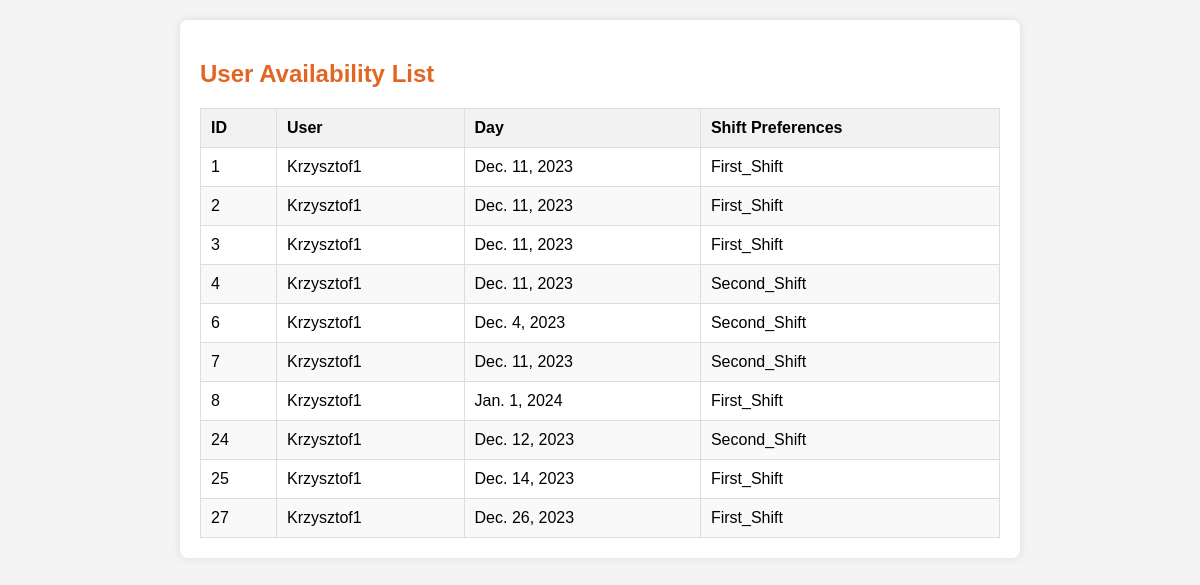
The page /availability_list (signed in) on the database as committed earlier.
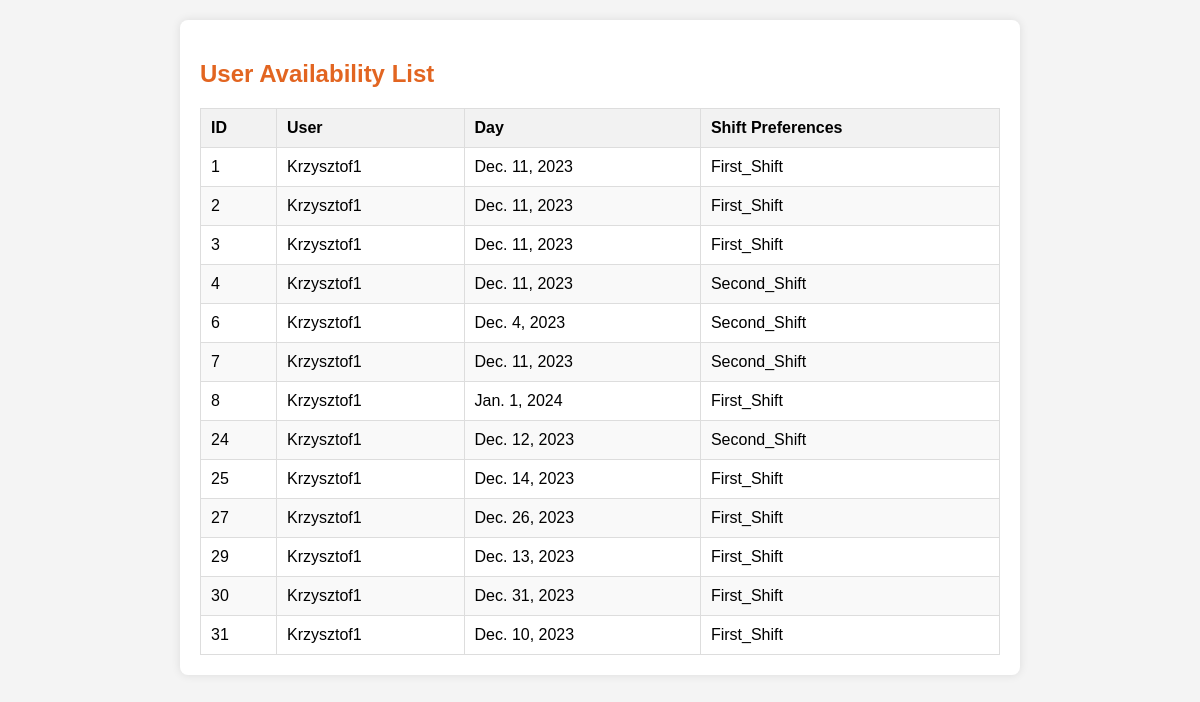
The same page on the database as committed later.
### viewer/models.py (models this page shows, shortened)
class UserAvailability(models.Model):
    objects = None
    user_availability_id = models.AutoField(primary_key=True)
    user_id = models.ForeignKey(User, on_delete=models.CASCADE)  # Upewnij się, że to pole istnieje
    day = models.DateField(blank=True)
    shift_preferences = models.CharField(max_length=20, choices=SHIFT_CHOICES)

### viewer/views.py (the view)
# urls.py: path('availability_list', views.availability_list, name='availability_list'),
def availability_list(request):
    if request.user.is_staff:
        user_availabilities = UserAvailability.objects.all()
    else:
        user_availabilities = UserAvailability.objects.filter(user_id=request.user)
    context = {
        'user_availabilities': user_availabilities,
    }
    return render(request, 'schedule/availability_list.html', context)

### viewer/templates/schedule/availability_list.html (shortened to what this page needs)
<!DOCTYPE html>
<html lang="en">
<head>
</head>
<body>
<div class="container">
    <h2>User Availability List</h2>
    {% if user_availabilities %}
        <table class="availability-table">
            <thead>
                <tr>
                    <th onclick="sortTable(0)">ID</th>
                    <th onclick="sortTable(1)">User</th>
                    <th onclick="sortTable(2)">Day</th>
                    <th onclick="sortTable(3)">Shift Preferences</th>
                </tr>
            </thead>
            <tbody>
                {% for availability in user_availabilities %}
                    <tr>
                        <td>{{ availability.user_availability_id }}</td>
                        <td>{{ availability.user_id.username }}</td>
                        <td>{{ availability.day }}</td>
                        <td>{{ availability.shift_preferences }}</td>
                    </tr>
                {% endfor %}
            </tbody>
        </table>
    {% else %}
        <p>No availabilities found.</p>
    {% endif %}
</div>
</body>
</html>

Rows that differ between the two databases and show on the page:
added UserAvailability: user_availability_id "29", user_id.username "Krzysztof1", day "Dec. 13, 2023", shift_preferences "First_Shift"
added UserAvailability: user_availability_id "30", user_id.username "Krzysztof1", day "Dec. 31, 2023", shift_preferences "First_Shift"
added UserAvailability: user_availability_id "31", user_id.username "Krzysztof1", day "Dec. 10, 2023", shift_preferences "First_Shift"
